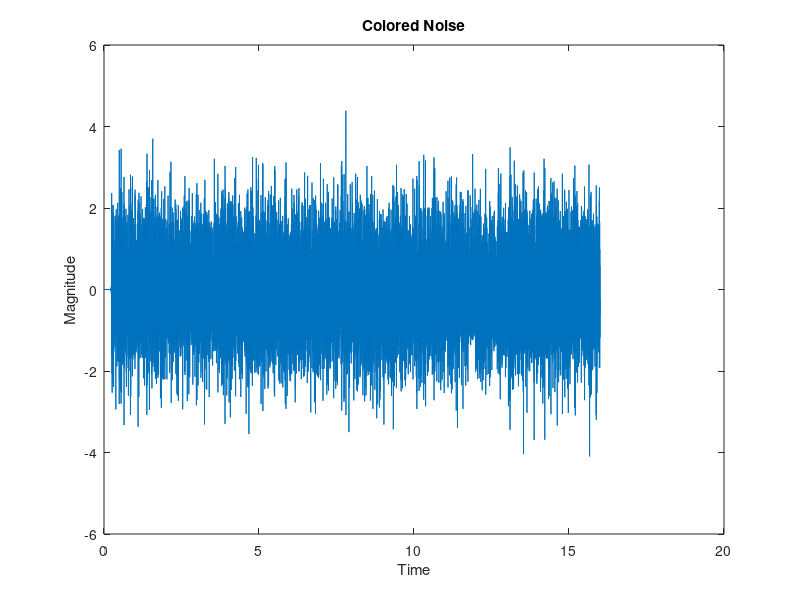

MATLAB code to generate this figure: (Note: this script raises an error after producing the figure.)
%Load .txt file

data = load("testData.txt");

timestamps = data(:,1);
datavals = data(:,2);

figure;
plot(timestamps, datavals);
xlabel("Time");
ylabel("Magnitude");
title("Colored Noise");

figure;
[S,F,T] = spectrogram(datavals,128,[],[],1/timestamps(2));
imagesc(T,F,abs(S));
axis xy;
title("Spectrogram of Colored Noise");

sig_idx = 5/timestamps(2);

noise = datavals(1:sig_idx+1);
sampFreq = 1/timestamps(2);
S = size(timestamps);
nSamples = S(1);

%Estimate PSD
[pxx,f]=pwelch(noise, 256,[],[],sampFreq);
figure;
plot(f,pxx);
xlabel('Frequency (Hz)');
ylabel('PSD');
title("Estimated PSD (One-sided)");

freqVec = f';
psdVals = pxx;

%Generate Whitening Filter
% Design FIR filter with T(f)= 1/square root of target PSD
fltrOrdr = 500;
onebysqrtPSD = 1./sqrt(psdVals);
b = fir2(fltrOrdr,freqVec/(sampFreq/2),onebysqrtPSD');

whiteneddata = sqrt(sampFreq)*fftfilt(b,datavals);

[pxx,f]=pwelch(whiteneddata(2/timestamps(2): 6/timestamps(2)), 256,[],[],sampFreq);
figure;
plot(f,pxx);
xlabel('Frequency (Hz)');
ylabel('PSD');
title("Estimated PSD 2 to 6 (One-sided)");


figure;
plot(timestamps, whiteneddata);
xlabel("Time");
ylabel("Magnitude");
title("Whitened Noise");

figure;
[S,F,T] = spectrogram(whiteneddata,128,[],[],1/timestamps(2));
imagesc(T,F,abs(S));
axis xy;
title("Spectrogram of Whitened Data");




